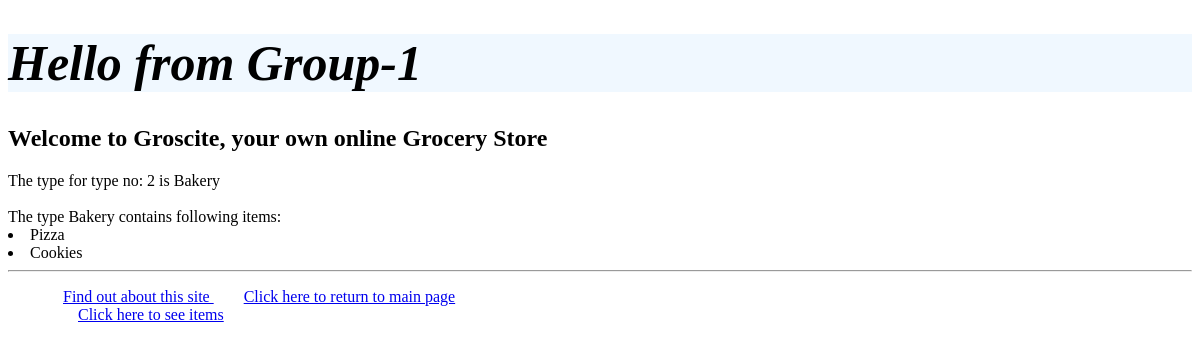
/myapp1/2/, run on the app's committed database.
### myapp1/models.py (models this page shows, shortened)
class Type(models.Model):
    name = models.CharField(max_length=200)

class Item(models.Model):
    type = models.ForeignKey(Type, related_name='items', on_delete=models.CASCADE)
    name = models.CharField(max_length=200)
    price = models.DecimalField(max_digits=10, decimal_places=2)
    stock = models.PositiveIntegerField(default=100)
    available = models.BooleanField(default=True)
    desc = models.TextField(blank=True, null=True)
    interested = models.PositiveIntegerField(default=0)

### myapp1/views.py (the view)
# urls.py: path('myapp1/<int:type_no>/', views.detail, name='detail'),
def detail(request, type_no):
    type_by_id = get_object_or_404(Type, id=type_no)
    item_by_type = Item.objects.filter(type_id=type_no)
    para = '<p>' + str(type_by_id.id) + ': ' + str(type_by_id.name) + '</p>'
    return render(request, 'myapp1/detail0.html', {'type': type_by_id, 'items': item_by_type})

### myapp1/templates/myapp1/detail0.html
{% extends 'myapp1/base.html' %}
{% block body_block %}
    The type for type no: {{ type.id }} is {{type.name}}
<br/>
<br/>
The type {{ type.name }} contains following items:
{% for i in items %}
        <li> {{ i.name}} </li>
        {% endfor %}
{% endblock %}

### data on the page
Type: id "2", name "Bakery"
Item: name "Pizza"
Item: name "Cookies"
